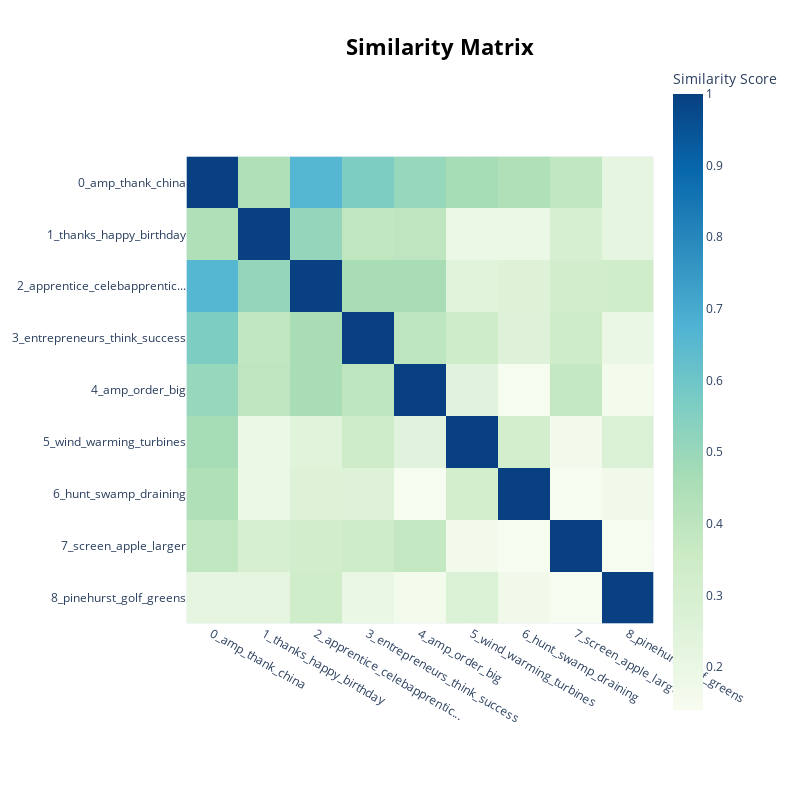

The notebook cell saved with this chart:
### Code cell
topic_model.visualize_heatmap()

### Figure 1 — Plotly figure (JSON) as saved in the notebook; plotly's stock layout.template omitted (floating-point values rounded to 4 significant figures)
{"data": [{"coloraxis": "coloraxis", "hovertemplate": "x: %{x}<br>y: %{y}<br>Similarity Score: %{z}<extra></extra>", "name": "0", "type": "heatmap", "x": ["0_amp_thank_china", "1_thanks_happy_birthday", "2_apprentice_celebapprentic...", "3_entrepreneurs_think_success", "4_amp_order_big", "5_wind_warming_turbines", "6_hunt_swamp_draining", "7_screen_apple_larger", "8_pinehurst_golf_greens"], "xaxis": "x", "y": ["0_amp_thank_china", "1_thanks_happy_birthday", "2_apprentice_celebapprentic...", "3_entrepreneurs_think_success", "4_amp_order_big", "5_wind_warming_turbines", "6_hunt_swamp_draining", "7_screen_apple_larger", "8_pinehurst_golf_greens"], "yaxis": "y", "z": [[1.0, 0.4414, 0.6617, 0.5639, 0.5031, 0.468, 0.4399, 0.3884, 0.2194], [0.4414, 1, 0.5111, 0.3864, 0.3981, 0.1924, 0.1936, 0.3002, 0.2236], [0.6617, 0.5111, 1.0, 0.459, 0.463, 0.247, 0.2646, 0.3238, 0.3309], [0.5639, 0.3864, 0.459, 1, 0.3993, 0.3395, 0.2614, 0.3362, 0.2021], [0.5031, 0.3981, 0.463, 0.3993, 1.0, 0.2446, 0.1441, 0.3801, 0.1572], [0.468, 0.1924, 0.247, 0.3395, 0.2446, 1.0, 0.3151, 0.1661, 0.2725], [0.4399, 0.1936, 0.2646, 0.2614, 0.1441, 0.3151, 1.0, 0.1399, 0.1689], [0.3884, 0.3002, 0.3238, 0.3362, 0.3801, 0.1661, 0.1399, 1.0, 0.1411], [0.2194, 0.2236, 0.3309, 0.2021, 0.1572, 0.2725, 0.1689, 0.1411, 1.0]]}], "layout": {"coloraxis": {"colorbar": {"title": {"text": "Similarity Score"}}, "colorscale": [[0, "rgb(247,252,240)"], [0.125, "rgb(224,243,219)"], [0.25, "rgb(204,235,197)"], [0.375, "rgb(168,221,181)"], [0.5, "rgb(123,204,196)"], [0.625, "rgb(78,179,211)"], [0.75, "rgb(43,140,190)"], [0.875, "rgb(8,104,172)"], [1, "rgb(8,64,129)"]]}, "height": 800, "hoverlabel": {"bgcolor": "white", "font": {"family": "Rockwell", "size": 16}}, "legend": {"title": {"text": "Trend"}}, "margin": {"t": 60}, "showlegend": true, "title": {"font": {"color": "Black", "size": 22}, "text": "<b>Similarity Matrix</b>", "x": 0.55, "xanchor": "center", "y": 0.95, "yanchor": "top"}, "width": 800, "xaxis": {"anchor": "y", "constrain": "domain", "domain": [0, 1], "scaleanchor": "y"}, "yaxis": {"anchor": "x", "autorange": "reversed", "constrain": "domain", "domain": [0, 1]}}}
